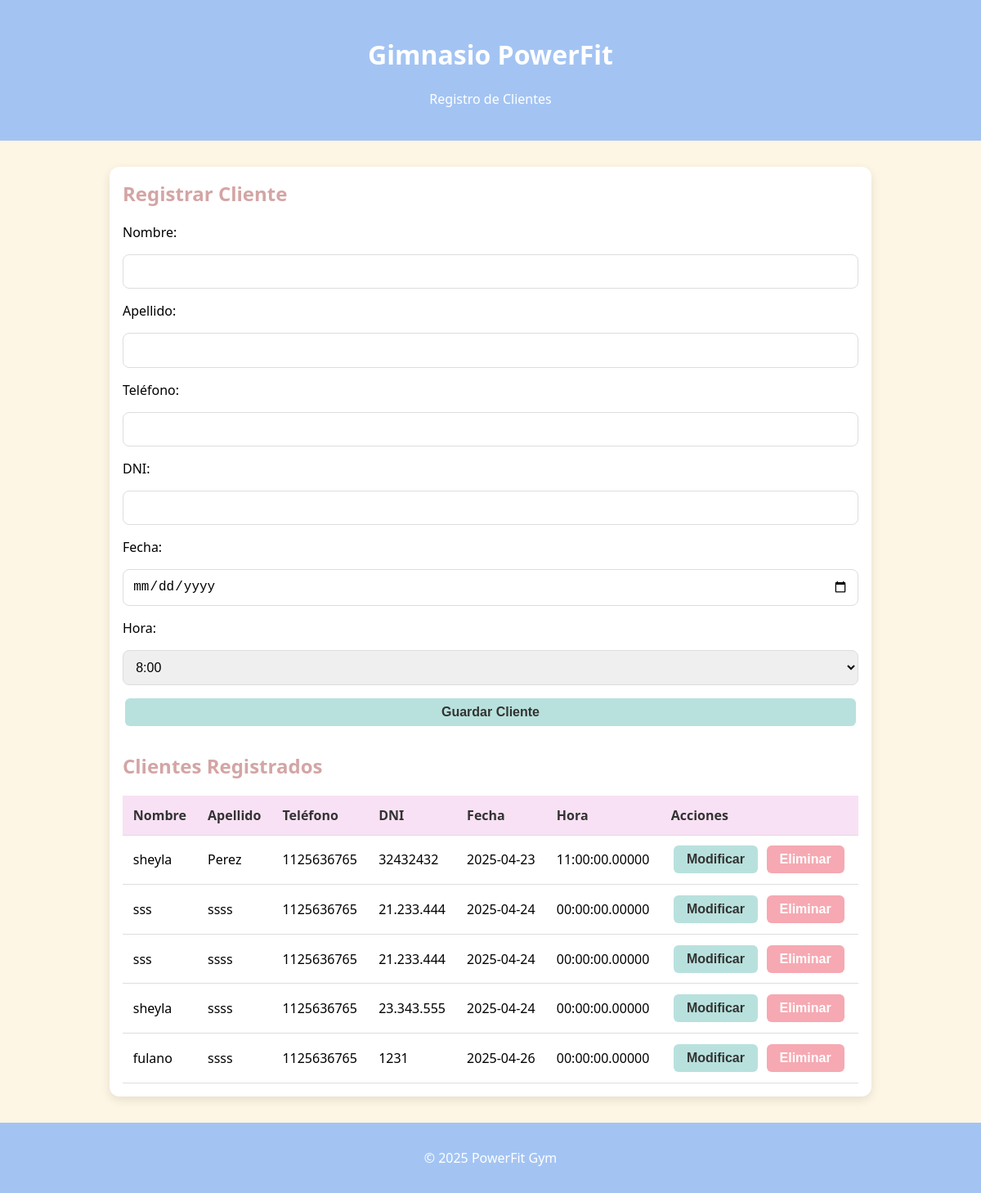
/cliente/formulario_cliente.php, run on an earlier commit of the app's database.
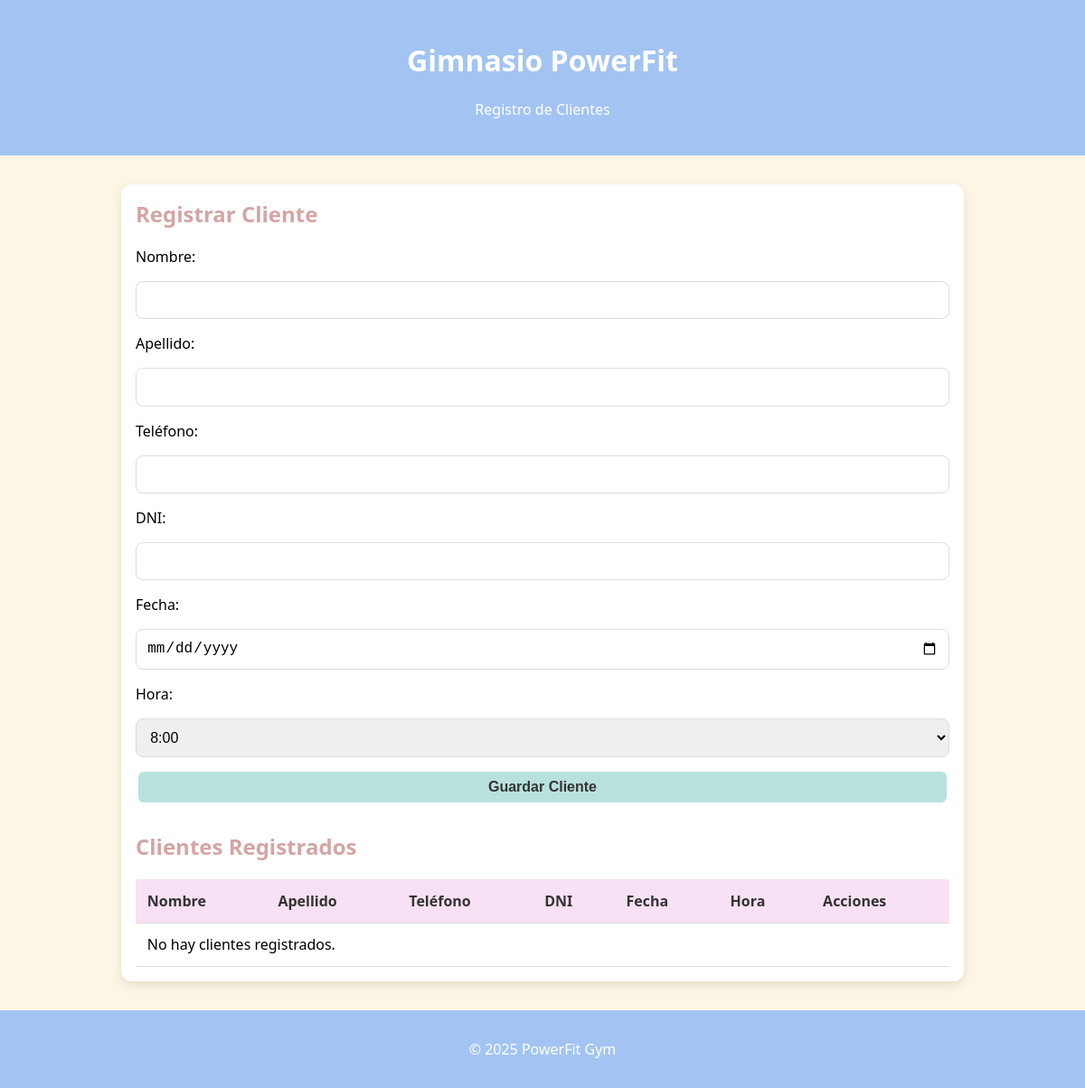
And on a later commit of the database.
### tables this page shows
CREATE TABLE `clientes` (
  `id_cliente` int(11) NOT NULL,
  `nombre` varchar(20) DEFAULT NULL,
  `apellido` varchar(20) DEFAULT NULL,
  `telefono` varchar(10) NOT NULL,
  `DNI` varchar(20) NOT NULL,
  `fecha` date NOT NULL,
  `hora` time(5) NOT NULL
);

### cliente/formulario_cliente.php (the view, shortened to what this page needs)
<?php
include '../conexion.php';
$consulta = "SELECT * FROM clientes ORDER BY fecha, hora";
$resultado = mysqli_query($con, $consulta);
?>
<!DOCTYPE html>
<html lang="es">
<head>
</head>
<body>
    <header>
        <h1>Gimnasio PowerFit</h1>
        <p>Registro de Clientes</p>
    </header>
    <main>
        <section class="formulario">
            <h2>Registrar Cliente</h2>
            <form action="guardar.php" method="POST">
                <label for="nombre">Nombre:</label>
                <input type="text" name="nombre" required>
                <label for="apellido">Apellido:</label>
                <input type="text" name="apellido" required>
                <label for="telefono">Teléfono:</label>
                <input type="text" name="telefono" required>
                <label for="DNI">DNI:</label>
                <input type="text" name="DNI" required>
                <label for="fecha">Fecha:</label>
                <input type="date" name="fecha" id="fecha" required>
                <label for="hora">Hora:</label>
                <select name="hora" id="hora">
                <?php
                for($i=8; $i<=21 ; $i++){
                    echo "<option>$i:00</option>";
                }
            ?>
                </select>
                <button type="submit">Guardar Cliente</button>
            </form>
        </section>
        <section class="lista">
            <h2>Clientes Registrados</h2>
            <table>
                <thead>
                    <tr>
                        <th>Nombre</th>
                        <th>Apellido</th>
                        <th>Teléfono</th>
                        <th>DNI</th>
                        <th>Fecha</th>
                        <th>Hora</th>
                        <th>Acciones</th>
                    </tr>
                </thead>
                <tbody>
                <?php
                if ($resultado && mysqli_num_rows($resultado) > 0) {
                    foreach ($resultado as $fila) {
                        echo "<tr>
                            <td data-label='Nombre'>{$fila['nombre']}</td>
                            <td data-label='Apellido'>{$fila['apellido']}</td>
                            <td data-label='Teléfono'>{$fila['telefono']}</td>
                            <td data-label='DNI'>{$fila['DNI']}</td>
                            <td data-label='Fecha'>{$fila['fecha']}</td>
                            <td data-label='Hora'>{$fila['hora']}</td>
                            <td data-label='Acciones'>
                                <form action='modificar.php' method='POST' style='display:inline'>
                                    <input type='hidden' name='id_cliente' value='{$fila['id_cliente']}'>
                                    <button type='submit'>Modificar</button>
                                </form>
                                <form action='eliminar.php' method='POST' style='display:inline' onsubmit='return confirm(\"¿Estás seguro?\")'>
                                    <input type='hidden' name='id_cliente' value='{$fila['id_cliente']}'>
                                    <button type='submit' class='danger'>Eliminar</button>
                                </form>
                            </td>
                        </tr>";
                    }
                } else {
                    echo "<tr><td colspan='7'>No hay clientes registrados.</td></tr>";
                }
                ?>
                </tbody>
            </table>
        </section>
    </main>
    <footer>
        <p>&copy; 2025 PowerFit Gym</p>
    </footer>
</body>
</html>

What changed in the data, as far as the page shows it:
removed clientes: nombre "sheyla", apellido "Perez", telefono "1125636765", DNI "32432432", fecha "2025-04-23", hora "11:00:00.00000"
removed clientes: nombre "sss", apellido "ssss", telefono "1125636765", DNI "21.233.444", fecha "2025-04-24", hora "00:00:00.00000"
removed clientes: nombre "sss", apellido "ssss", telefono "1125636765", DNI "21.233.444", fecha "2025-04-24", hora "00:00:00.00000"
removed clientes: nombre "sheyla", apellido "ssss", telefono "1125636765", DNI "23.343.555", fecha "2025-04-24", hora "00:00:00.00000"
removed clientes: nombre "fulano", apellido "ssss", telefono "1125636765", DNI "1231", fecha "2025-04-26", hora "00:00:00.00000"
Also different on the page:
text now shown: "No hay clientes registrados."
